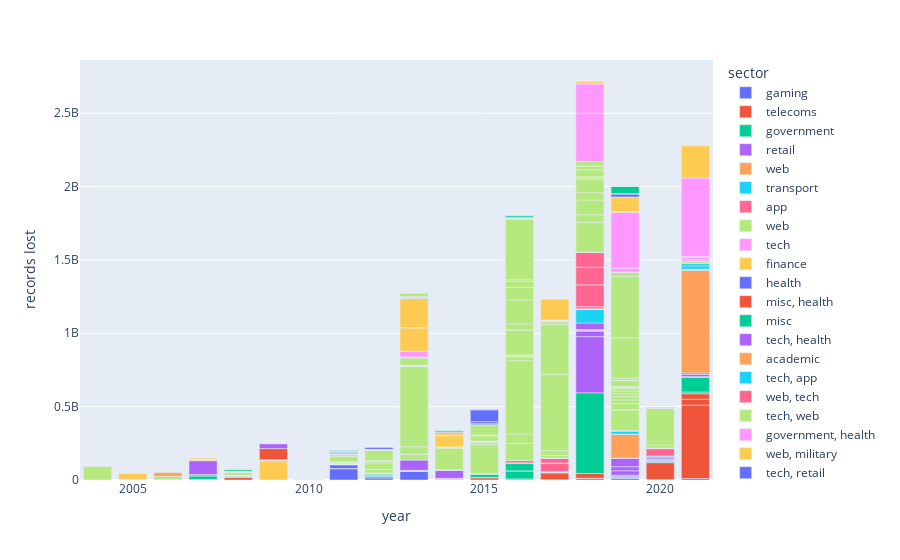

Here is the notebook cell this chart was saved with:
### Code cell
fig = px.bar(df, x="year", y='records lost', color='sector')
fig.show()

### Figure 1 — Plotly figure (JSON) as saved in the notebook; plotly's stock layout.template omitted (floating-point values rounded to 4 significant figures)
{"data": [{"alignmentgroup": "True", "hovertemplate": "sector=gaming<br>year=%{x}<br>records lost=%{y}<extra></extra>", "legendgroup": "gaming", "marker": {"color": "#636efa", "pattern": {"shape": ""}}, "name": "gaming", "offsetgroup": "gaming", "orientation": "v", "showlegend": true, "textposition": "auto", "type": "bar", "x": [2021, 2020, 2020, 2019, 2019, 2019, 2019, 2016, 2013, 2013, 2012, 2011, 2011, 2011, 2011], "xaxis": "x", "y": [10000000, 500000, 300000, 11000000, 4000000, 5000000, 7600000, 7000000, 58000000, 4000000, 14000000, 77000000, 200000, 1290755, 24600000], "yaxis": "y"}, {"alignmentgroup": "True", "hovertemplate": "sector=telecoms<br>year=%{x}<br>records lost=%{y}<extra></extra>", "legendgroup": "telecoms", "marker": {"color": "#EF553B", "pattern": {"shape": ""}}, "name": "telecoms", "offsetgroup": "telecoms", "orientation": "v", "showlegend": true, "textposition": "auto", "type": "bar", "x": [2021, 2021, 2021, 2020, 2020, 2020, 2018, 2018, 2018, 2017, 2017, 2016, 2015, 2015, 2015, 2013, 2013, 2012, 2010, 2008, 2008, 2006], "xaxis": "x", "y": [500000000, 40000000, 38000000, 200000, 2500000, 115000000, 10000000, 2000000, 32000000, 1900000, 46200000, 130000, 157000, 15000000, 2400000, 170000, 2000000, 8700000, 114000, 113000, 17000000, 4000000], "yaxis": "y"}, {"alignmentgroup": "True", "hovertemplate": "sector=government<br>year=%{x}<br>records lost=%{y}<extra></extra>", "legendgroup": "government", "marker": {"color": "#00cc96", "pattern": {"shape": ""}}, "name": "government", "offsetgroup": "government", "orientation": "v", "showlegend": true, "textposition": "auto", "type": "bar", "x": [2021, 2021, 2021, 2020, 2020, 2020, 2019, 2019, 2018, 2017, 2017, 2016, 2016, 2016, 2016, 2015, 2015, 2015, 2015, 2014, 2013, 2013, 2013, 2012, 2012, 2012, 2012, 2011, 2011, 2011, 2011, 2011, 2010, 2008, 2008, 2008, 2008, 2008, 2008, 2007, 2007, 2007], "xaxis": "x", "y": [11900000, 100000000, 280000, 387000, 6900000, 6500000, 100000, 5000000, 550000000, 3000000, 3700000, 55000000, 274477, 49611709, 5000000, 21500000, 4000000, 30, 100000, 5190396, 100000, 1500000, 160000, 800000, 6500000, 9000000, 3600000, 3500000, 123461, 180000, 210000, 1000000, 392000, 84000, 6000000, 89000, 1700000, 3950000, 50500, 3000000, 160000, 25000000], "yaxis": "y"}, {"alignmentgroup": "True", "hovertemplate": "sector=retail<br>year=%{x}<br>records lost=%{y}<extra></extra>", "legendgroup": "retail", "marker": {"color": "#ab63fa", "pattern": {"shape": ""}}, "name": "retail", "offsetgroup": "retail", "orientation": "v", "showlegend": true, "textposition": "auto", "type": "bar", "x": [2021, 2021, 2021, 2021, 2020, 2020, 2020, 2020, 2020, 2019, 2019, 2019, 2019, 2018, 2018, 2018, 2018, 2018, 2018, 2018, 2017, 2016, 2014, 2014, 2014, 2014, 2014, 2013, 2011, 2011, 2008, 2008, 2007, 2007, 2007], "xaxis": "x", "y": [4600000, 15000000, 111000, 10000000, 900000, 150000, 600000, 5200000, 10600000, 30000000, 28000000, 57000000, 1000000, 383000000, 37000000, 5000000, 1300000, 5000000, 16300, 45000000, 2000000, 1025, 1100000, 4000000, 1160000, 56000000, 600000, 70000000, 283000, 200000, 4200000, 97000, 800000, 8637405, 94000000], "yaxis": "y"}, {"alignmentgroup": "True", "hovertemplate": "sector=web <br>year=%{x}<br>records lost=%{y}<extra></extra>", "legendgroup": "web ", "marker": {"color": "#FFA15A", "pattern": {"shape": ""}}, "name": "web ", "offsetgroup": "web ", "orientation": "v", "showlegend": true, "textposition": "auto", "type": "bar", "x": [2021, 2019], "xaxis": "x", "y": [700000000, 162000000], "yaxis": "y"}, {"alignmentgroup": "True", "hovertemplate": "sector=transport<br>year=%{x}<br>records lost=%{y}<extra></extra>", "legendgroup": "transport", "marker": {"color": "#19d3f3", "pattern": {"shape": ""}}, "name": "transport", "offsetgroup": "transport", "orientation": "v", "showlegend": true, "textposition": "auto", "type": "bar", "x": [2021, 2021, 2021, 2021, 2020, 2020, 2019, 2019, 2019, 2018, 2018, 2018, 2018, 2015, 2014, 2014], "xaxis": "x", "y": [3300000, 4500000, 21000000, 16000000, 9000000, 5000000, 3100000, 18000000, 4900000, 94000000, 700000, 380000, 934000, 10000, 52000, 750000], "yaxis": "y"}, {"alignmentgroup": "True", "hovertemplate": "sector=app<br>year=%{x}<br>records lost=%{y}<extra></extra>", "legendgroup": "app", "marker": {"color": "#FF6692", "pattern": {"shape": ""}}, "name": "app", "offsetgroup": "app", "orientation": "v", "showlegend": true, "textposition": "auto", "type": "bar", "x": [2021, 2020, 2020, 2020, 2020, 2019, 2018, 2018, 2018, 2018, 2018, 2018, 2017, 2017, 2017, 2017, 2017, 2017, 2016, 2015, 2015], "xaxis": "x", "y": [1710000, 50000000, 500000, 2400000, 500000, 2000000, 14000000, 150000000, 120000000, 100000000, 3000000, 309000, 57000000, 1700000, 31000000, 1000000, 1700000, 540000, 15000000, 400000, 500000], "yaxis": "y"}, {"alignmentgroup": "True", "hovertemplate": "sector=web<br>year=%{x}<br>records lost=%{y}<extra></extra>", "legendgroup": "web", "marker": {"color": "#B6E880", "pattern": {"shape": ""}}, "name": "web", "offsetgroup": "web", "orientation": "v", "showlegend": true, "textposition": "auto", "type": "bar", "x": [2021, 2020, 2020, 2019, 2019, 2019, 2019, 2019, 2019, 2019, 2019, 2019, 2019, 2019, 2019, 2019, 2019, 2019, 2019, 2019, 2019, 2018, 2018, 2018, 2018, 2018, 2018, 2018, 2018, 2018, 2018, 2018, 2018, 2017, 2017, 2017, 2017, 2017, 2017, 2017, 2017, 2017, 2016, 2016, 2016, 2016, 2016, 2016, 2016, 2016, 2016, 2016, 2016, 2016, 2016, 2016, 2016, 2016, 2016, 2016, 2015, 2015, 2015, 2015, 2015, 2015, 2015, 2015, 2014, 2014, 2014, 2014, 2013, 2013, 2013, 2013, 2013, 2013, 2013, 2013, 2013, 2013, 2013, 2012, 2012, 2012, 2012, 2012, 2012, 2012, 2011, 2011, 2011, 2011, 2011, 2011, 2011, 2010, 2009, 2008, 2007, 2006, 2004], "xaxis": "x", "y": [13124962, 22000000, 250000000, 139000000, 1800000, 41000000, 25000000, 22000000, 20000000, 18000000, 16000000, 8000000, 6000000, 1000000, 700000, 40000000, 1800000, 14800000, 275265298, 419000000, 26000000, 202000000, 52500000, 100000000, 50000000, 92283889, 14800000, 40000, 880000, 48000000, 27000000, 411000, 29000000, 17500000, 300000, 32000000, 520000000, 340000000, 700000, 17000000, 6000000, 3000000, 117000000, 65000000, 500000000, 25000000, 300000, 9500000, 2000000, 35000, 171000000, 1500000, 40000000, 164000000, 85200000, 43000000, 10000000, 412000000, 790724, 6600000, 198000000, 13000000, 3300000, 6400000, 500000, 37000000, 3900000, 70000000, 2400000, 145000000, 5000000, 76000, 40000000, 500000, 50000000, 550000000, 250000, 200000, 6000000, 50000000, 1000000, 860000, 4000000, 6000000, 24000000, 420000, 43500000, 8000000, 8000000, 68700000, 2300000, 3000000, 10000000, 62000, 1000000, 35000000, 13200000, 1500000, 573000, 18000000, 1600000, 20000000, 92000000], "yaxis": "y"}, {"alignmentgroup": "True", "hovertemplate": "sector=tech<br>year=%{x}<br>records lost=%{y}<extra></extra>", "legendgroup": "tech", "marker": {"color": "#FF97FF", "pattern": {"shape": ""}}, "name": "tech", "offsetgroup": "tech", "orientation": "v", "showlegend": true, "textposition": "auto", "type": "bar", "x": [2021, 2021, 2021, 2021, 2021, 2021, 2019, 2019, 2019, 2018, 2018, 2018, 2017, 2013, 2013], "xaxis": "x", "y": [3000000, 10000000, 16000000, 2240000, 4000000, 533000000, 2400000, 27800000, 380000000, 330000000, 100000, 200000000, 3000000, 38000000, 1000000], "yaxis": "y"}, {"alignmentgroup": "True", "hovertemplate": "sector=finance<br>year=%{x}<br>records lost=%{y}<extra></extra>", "legendgroup": "finance", "marker": {"color": "#FECB52", "pattern": {"shape": ""}}, "name": "finance", "offsetgroup": "finance", "orientation": "v", "showlegend": true, "textposition": "auto", "type": "bar", "x": [2021, 2020, 2019, 2019, 2019, 2018, 2018, 2016, 2017, 2017, 2017, 2015, 2014, 2014, 2014, 2014, 2013, 2013, 2013, 2013, 2012, 2012, 2011, 2011, 2010, 2010, 2009, 2009, 2008, 2008, 2008, 2008, 2007, 2007, 2007, 2006, 2005, 2005, 2005], "xaxis": "x", "y": [220000000, 270000, 4200000, 450000, 100000000, 300000, 14000000, 1100, 270000, 1600000, 143000000, 40000, 4000000, 76000000, 2700000, 20000000, 160000000, 150000, 500000, 200000000, 1500000, 3000000, 34000, 210000, 3300000, 400000, 130000000, 5000000, 1000000, 4500000, 2500000, 1500000, 8500000, 2600000, 6300000, 125000, 200000, 3900000, 40000000], "yaxis": "y"}, {"alignmentgroup": "True", "hovertemplate": "sector=health <br>year=%{x}<br>records lost=%{y}<extra></extra>", "legendgroup": "health ", "marker": {"color": "#636efa", "pattern": {"shape": ""}}, "name": "health ", "offsetgroup": "health ", "orientation": "v", "showlegend": true, "textposition": "auto", "type": "bar", "x": [2020, 2019, 2019, 2018, 2018, 2018, 2017, 2016, 2016, 2016, 2016, 2015, 2015, 2015, 2015, 2015, 2014, 2013, 2013, 2013, 2012, 2012, 2012, 2011, 2011, 2011, 2011, 2011, 2011, 2011, 2011, 2011, 2011, 2011, 2011, 2010, 2010, 2010, 2010, 2010, 2010, 2009, 2009], "xaxis": "x", "y": [1000000, 20000000, 2700000, 1500000, 3000000, 93689, 81309, 3700000, 112000, 550000, 34000, 1100000, 10000000, 11000000, 80000000, 4500000, 4500000, 344579, 100000, 4000000, 228000, 315000, 102153, 1700000, 231400, 800000, 156000, 300000, 175350, 1900000, 514330, 400000, 8600000, 1600000, 4243434, 1220000, 1023209, 398000, 180111, 105470, 130495, 531400, 1500000], "yaxis": "y"}, {"alignmentgroup": "True", "hovertemplate": "sector=misc, health<br>year=%{x}<br>records lost=%{y}<extra></extra>", "legendgroup": "misc, health", "marker": {"color": "#EF553B", "pattern": {"shape": ""}}, "name": "misc, health", "offsetgroup": "misc, health", "orientation": "v", "showlegend": true, "textposition": "auto", "type": "bar", "x": [2020], "xaxis": "x", "y": [1400000], "yaxis": "y"}, {"alignmentgroup": "True", "hovertemplate": "sector=misc<br>year=%{x}<br>records lost=%{y}<extra></extra>", "legendgroup": "misc", "marker": {"color": "#00cc96", "pattern": {"shape": ""}}, "name": "misc", "offsetgroup": "misc", "orientation": "v", "showlegend": true, "textposition": "auto", "type": "bar", "x": [2020, 2019, 2016, 2016, 2014, 2013, 2012, 2011, 2008], "xaxis": "x", "y": [2400000, 49000000, 11500000, 2200000, 10000000, 110000, 1800000, 1270000, 11100000], "yaxis": "y"}, {"alignmentgroup": "True", "hovertemplate": "sector=tech, health<br>year=%{x}<br>records lost=%{y}<extra></extra>", "legendgroup": "tech, health", "marker": {"color": "#ab63fa", "pattern": {"shape": ""}}, "name": "tech, health", "offsetgroup": "tech, health", "orientation": "v", "showlegend": true, "textposition": "auto", "type": "bar", "x": [2020], "xaxis": "x", "y": [2500000], "yaxis": "y"}, {"alignmentgroup": "True", "hovertemplate": "sector=academic<br>year=%{x}<br>records lost=%{y}<extra></extra>", "legendgroup": "academic", "marker": {"color": "#FFA15A", "pattern": {"shape": ""}}, "name": "academic", "offsetgroup": "academic", "orientation": "v", "showlegend": true, "textposition": "auto", "type": "bar", "x": [2019, 2014, 2013, 2013, 2011, 2011, 2010, 2009, 2008, 2008, 2008], "xaxis": "x", "y": [200000, 146000, 74000, 125000, 43000, 73000, 760000, 160000, 2100000, 72000, 2200000], "yaxis": "y"}, {"alignmentgroup": "True", "hovertemplate": "sector=tech, app<br>year=%{x}<br>records lost=%{y}<extra></extra>", "legendgroup": "tech, app", "marker": {"color": "#19d3f3", "pattern": {"shape": ""}}, "name": "tech, app", "offsetgroup": "tech, app", "orientation": "v", "showlegend": true, "textposition": "auto", "type": "bar", "x": [2015], "xaxis": "x", "y": [50000], "yaxis": "y"}, {"alignmentgroup": "True", "hovertemplate": "sector=web, tech<br>year=%{x}<br>records lost=%{y}<extra></extra>", "legendgroup": "web, tech", "marker": {"color": "#FF6692", "pattern": {"shape": ""}}, "name": "web, tech", "offsetgroup": "web, tech", "orientation": "v", "showlegend": true, "textposition": "auto", "type": "bar", "x": [2013], "xaxis": "x", "y": [4600000], "yaxis": "y"}, {"alignmentgroup": "True", "hovertemplate": "sector=tech, web<br>year=%{x}<br>records lost=%{y}<extra></extra>", "legendgroup": "tech, web", "marker": {"color": "#B6E880", "pattern": {"shape": ""}}, "name": "tech, web", "offsetgroup": "tech, web", "orientation": "v", "showlegend": true, "textposition": "auto", "type": "bar", "x": [2013, 2013, 2013, 2012], "xaxis": "x", "y": [275000, 2000000, 22000000, 450000], "yaxis": "y"}, {"alignmentgroup": "True", "hovertemplate": "sector=government, health<br>year=%{x}<br>records lost=%{y}<extra></extra>", "legendgroup": "government, health", "marker": {"color": "#FF97FF", "pattern": {"shape": ""}}, "name": "government, health", "offsetgroup": "government, health", "orientation": "v", "showlegend": true, "textposition": "auto", "type": "bar", "x": [2012], "xaxis": "x", "y": [780000], "yaxis": "y"}, {"alignmentgroup": "True", "hovertemplate": "sector=web, military<br>year=%{x}<br>records lost=%{y}<extra></extra>", "legendgroup": "web, military", "marker": {"color": "#FECB52", "pattern": {"shape": ""}}, "name": "web, military", "offsetgroup": "web, military", "orientation": "v", "showlegend": true, "textposition": "auto", "type": "bar", "x": [2012], "xaxis": "x", "y": [163792], "yaxis": "y"}, {"alignmentgroup": "True", "hovertemplate": "sector=tech, retail<br>year=%{x}<br>records lost=%{y}<extra></extra>", "legendgroup": "tech, retail", "marker": {"color": "#636efa", "pattern": {"shape": ""}}, "name": "tech, retail", "offsetgroup": "tech, retail", "orientation": "v", "showlegend": true, "textposition": "auto", "type": "bar", "x": [2012, 2006], "xaxis": "x", "y": [12367232, 200000], "yaxis": "y"}, {"alignmentgroup": "True", "hovertemplate": "sector=military<br>year=%{x}<br>records lost=%{y}<extra></extra>", "legendgroup": "military", "marker": {"color": "#EF553B", "pattern": {"shape": ""}}, "name": "military", "offsetgroup": "military", "orientation": "v", "showlegend": true, "textposition": "auto", "type": "bar", "x": [2011, 2010, 2009, 2009], "xaxis": "x", "y": [935000, 260000, 131000, 76000000], "yaxis": "y"}, {"alignmentgroup": "True", "hovertemplate": "sector=military, health<br>year=%{x}<br>records lost=%{y}<extra></extra>", "legendgroup": "military, health", "marker": {"color": "#00cc96", "pattern": {"shape": ""}}, "name": "military, health", "offsetgroup": "military, health", "orientation": "v", "showlegend": true, "textposition": "auto", "type": "bar", "x": [2011], "xaxis": "x", "y": [4901432], "yaxis": "y"}, {"alignmentgroup": "True", "hovertemplate": "sector=web, gaming<br>year=%{x}<br>records lost=%{y}<extra></extra>", "legendgroup": "web, gaming", "marker": {"color": "#ab63fa", "pattern": {"shape": ""}}, "name": "web, gaming", "offsetgroup": "web, gaming", "orientation": "v", "showlegend": true, "textposition": "auto", "type": "bar", "x": [2009], "xaxis": "x", "y": [32000000], "yaxis": "y"}, {"alignmentgroup": "True", "hovertemplate": "sector=government, military<br>year=%{x}<br>records lost=%{y}<extra></extra>", "legendgroup": "government, military", "marker": {"color": "#FFA15A", "pattern": {"shape": ""}}, "name": "government, military", "offsetgroup": "government, military", "orientation": "v", "showlegend": true, "textposition": "auto", "type": "bar", "x": [2006], "xaxis": "x", "y": [26500000], "yaxis": "y"}], "layout": {"barmode": "relative", "legend": {"title": {"text": "sector"}, "tracegroupgap": 0}, "margin": {"t": 60}, "xaxis": {"anchor": "y", "domain": [0, 1], "title": {"text": "year"}}, "yaxis": {"anchor": "x", "domain": [0, 1], "title": {"text": "records lost"}}}}
